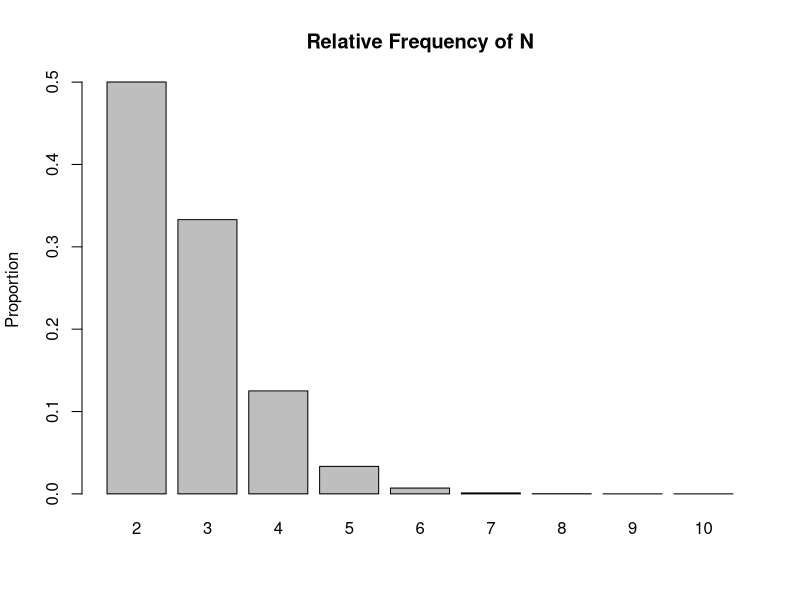

Write R code to recreate this figure.
## ---- chunk 1
knitr::opts_chunk$set(echo = TRUE)
## ---- chunk 2
words <- c("one", "two", "three", "four", "five")
probabilities <- c(0.16, 0.20, 0.28, 0.20, 0.16)

v1 <- sample(words, 200, replace = TRUE, prob = probabilities)
head(v1)
## ---- chunk 3
fact1 <- factor(v1, levels = c("one", "two", "three", "four", "five"), ordered = TRUE)
head(fact1)
## ---- chunk 4
fact2 <- factor(v1, levels = c("one", "two", "three", "four", "five"), labels = c("awful", "poor", "normal", "good", "excellent"), ordered = TRUE)
head(fact2)

## ---- chunk 5
colors <- c("yellow", "green", "blue", "red")
v2 <- sample(colors, 200, replace = TRUE)
head(v2)
## ---- chunk 6
fact3 <- factor(v2, levels = c("yellow", "green", "blue", "red"))
head(fact3)
## ---- chunk 7
df1 <- data.frame(item1 = fact1, item2 = fact3)
head(df1)
## ---- chunk 8
table(df1$item1, df1$item2)
## ---- chunk 9
N <- 0
S <- 0

while (S <= 1) {
  S <- S + runif(1)
  N <- N + 1
}
N
## ---- chunk 10
k <- 1e6
N_list <- numeric(k)

for(i in 1:k){
  N <- 0
  S <- 0
  
  while (S <= 1) {
    S <- S + runif(1)
    N <- N + 1
  }
  N_list[i] <- N
}
head(N_list)
## ---- chunk 11
mean(N_list)

error <- abs(mean(N_list) - exp(1))

error

rel_table <- table(N_list) / length(N_list)
rel_table
barplot(rel_table, main = "Relative Frequency of N", ylab = "Proportion")
